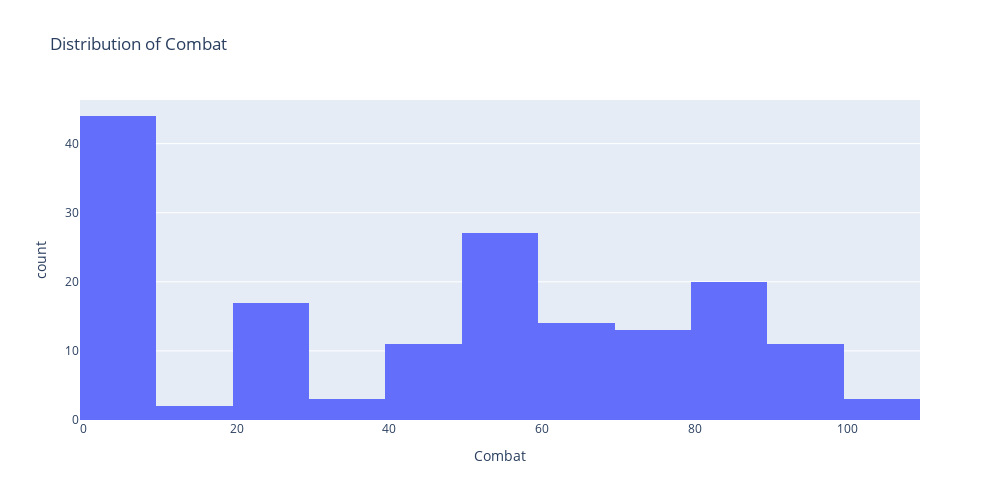

This figure's notebook cell:
### Markdown cell above
## 21. Histogram for villains combat

### Code cell
fig_20 = px.histogram(df[df['Alignment'] == 'bad'], x="Combat", width=1000, height=500, title="Distribution of Combat")
fig_20.show()

### Figure 1 — Plotly figure (JSON) as saved in the notebook; plotly's stock layout.template omitted (floating-point values rounded to 4 significant figures; data arrays with more than 128 entries replaced by an {"elided": "..."} marker saying what was removed)
{"data": [{"alignmentgroup": "True", "bingroup": "x", "hovertemplate": "Combat=%{x}<br>count=%{y}<extra></extra>", "legendgroup": "", "marker": {"color": "#636efa", "pattern": {"shape": ""}}, "name": "", "offsetgroup": "", "orientation": "v", "showlegend": false, "type": "histogram", "x": {"elided": "165 int values"}, "xaxis": "x", "yaxis": "y"}], "layout": {"barmode": "relative", "height": 500, "legend": {"tracegroupgap": 0}, "title": {"text": "Distribution of Combat"}, "width": 1000, "xaxis": {"anchor": "y", "domain": [0, 1], "title": {"text": "Combat"}}, "yaxis": {"anchor": "x", "domain": [0, 1], "title": {"text": "count"}}}}
